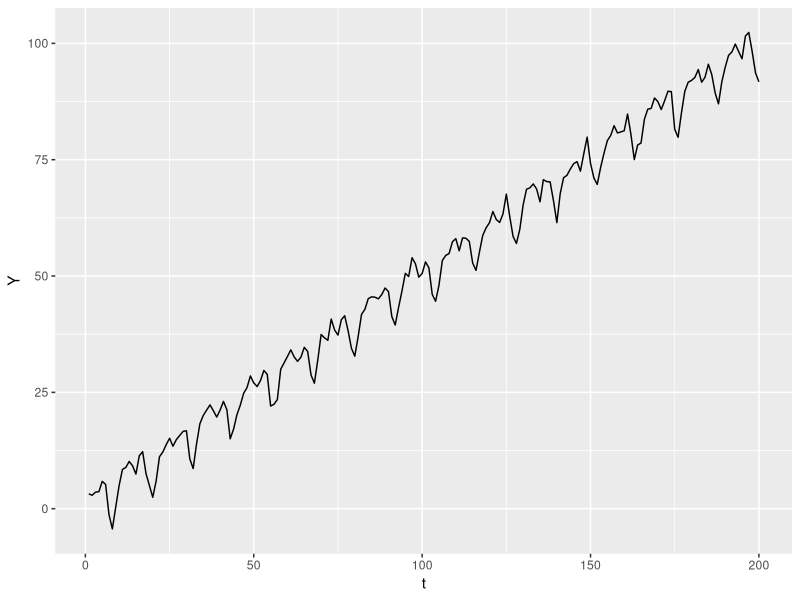
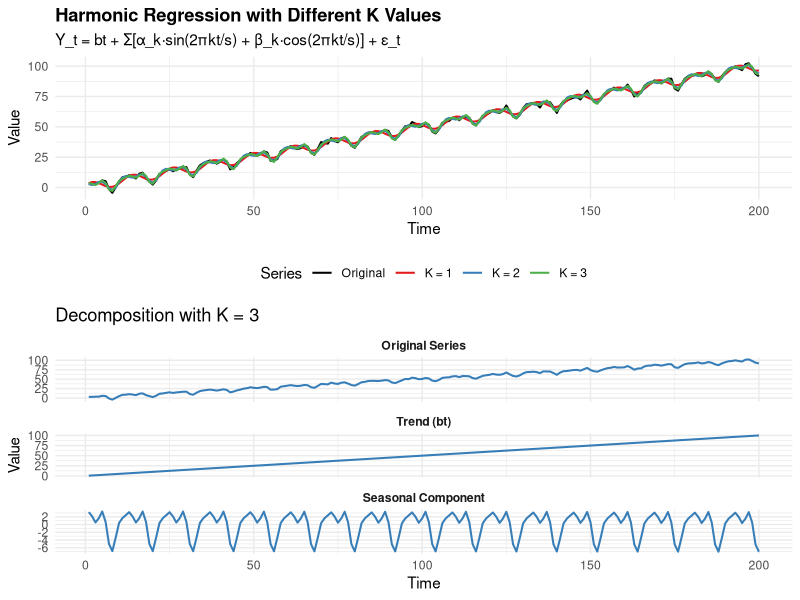
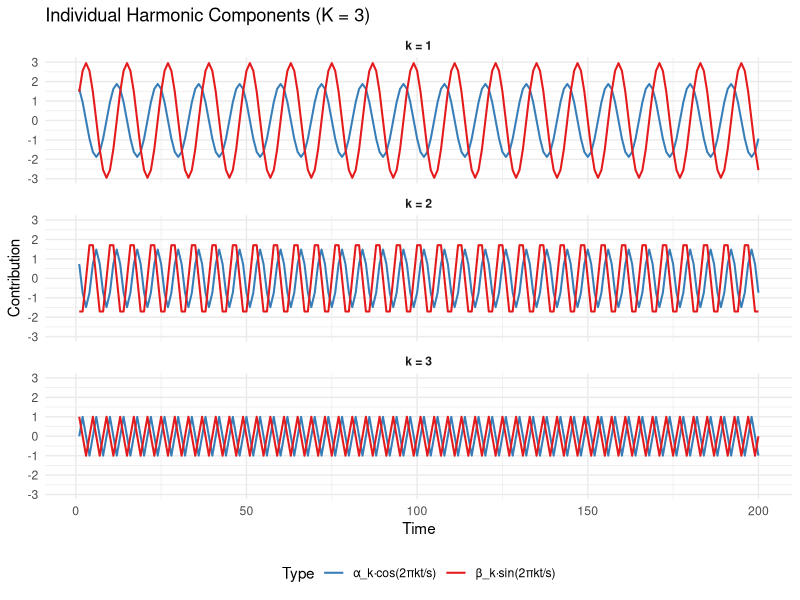

The R script that drew these images, in order:
# Harmonic Regression: Modeling Seasonality with Sin and Cos Functions
# ========================================================================

# Load required libraries
library(ggplot2)
library(gridExtra)

# Set seed for reproducibility
set.seed(123)

# Parameters
n <- 200              # Number of time points
s <- 12               # Period (e.g., 12 months for yearly seasonality)
b <- 0.5              # Trend coefficient
noise_sd <- 1        # Standard deviation of noise



# s = 12 for monthly data with yearly seasonality
# s = 4 for quarterly data with yearly seasonality
# s = 7 for daily data with weekly seasonality
# s = 52 for weekly data with yearly seasonality



# Generate time variable
t <- 1:n

# Create harmonic terms for different K values
K_values <- c(1, 2, 3)

# True seasonal component (using K=3 for illustration)
K_true <- 3
alpha_true <- c(3, -2, 1)
beta_true <- c(2, 1.5, -1)

# Generate true seasonal component
seasonal_true <- 0
for(k in 1:K_true) {
  seasonal_true <- seasonal_true + 
    alpha_true[k] * sin(2 * pi * k * t / s) + 
    beta_true[k] * cos(2 * pi * k * t / s)
}

# Generate synthetic time series: Y_t = trend + seasonality + noise
Y <- b * t + seasonal_true + rnorm(n, 0, noise_sd)
## We observe a trend and quite complicated seasonality!


data.frame(Y=Y, t=t) |>
  ggplot(aes(x=t, y=Y)) +
  geom_line()


# Function to create harmonic regressors and fit model
fit_harmonic <- function(Y, t, s, K) {
  # Create design matrix
  X <- matrix(1, nrow = length(t), ncol = 1 + 2*K + 1)
  X[, 2] <- t  # Trend
  
  for(k in 1:K) {
    X[, 2 + 2*k - 1] <- sin(2 * pi * k * t / s)  # s_k(t)
    X[, 2 + 2*k] <- cos(2 * pi * k * t / s)      # c_k(t)
  }
  
  # Fit linear model; This is simply the regression coefficient we looked at!!
  # beta= (X'X)^{-1}X'Y
  # inv(X%*%X)%*%t(X)%*%Y
  model <- lm(Y ~ X - 1)
  fitted_values <- fitted(model)
  
  # Calculate AIC
  aic <- AIC(model)
  
  list(model = model, fitted = fitted_values, aic = aic, X = X)
}

# Fit models with different K values
results <- list()
for(K in K_values) {
  results[[paste0("K", K)]] <- fit_harmonic(Y, t, s, K)
}

# Create comparison data frame
df_plot <- data.frame(
  Time = rep(t, length(K_values) + 1),
  Value = c(Y, sapply(results, function(x) x$fitted)),
  Series = factor(rep(c("Original", paste0("K = ", K_values)), 
                      each = length(t)),
                  levels = c("Original", paste0("K = ", K_values)))
)

# Plot 1: Original data with different K approximations
p1 <- ggplot(df_plot, aes(x = Time, y = Value, color = Series)) +
  geom_line(linewidth = 0.7) +
  scale_color_manual(values = c("black", "#E41A1C", "#377EB8", "#4DAF4A", "#984EA3")) +
  labs(title = "Harmonic Regression with Different K Values",
       subtitle = "Y_t = bt + Σ[α_k·sin(2πkt/s) + β_k·cos(2πkt/s)] + ε_t",
       x = "Time", y = "Value") +
  theme_minimal() +
  theme(legend.position = "bottom",
        plot.title = element_text(face = "bold"))

# Plot 2: Decomposition for K=3
fit_K3 <- results[["K3"]]
df_decomp <- data.frame(
  Time = rep(t, 3),
  Value = c(Y, b * t, fit_K3$fitted - b * t),
  Component = factor(rep(c("Original Series", "Trend (bt)", "Seasonal Component"), 
                         each = length(t)),
                     levels = c("Original Series", "Trend (bt)", "Seasonal Component"))
)

p2 <- ggplot(df_decomp, aes(x = Time, y = Value)) +
  geom_line(color = "#377EB8", linewidth = 0.7) +
  facet_wrap(~ Component, ncol = 1, scales = "free_y") +
  labs(title = "Decomposition with K = 3",
       x = "Time", y = "Value") +
  theme_minimal() +
  theme(strip.text = element_text(face = "bold"))

# Plot 3: Individual harmonic components for K=3
K <- 3
df_harmonics <- data.frame(
  Time = rep(t, K * 2),
  Value = numeric(length(t) * K * 2),
  Harmonic = factor(rep(rep(1:K, each = length(t)), 2)),
  Type = factor(rep(c("sin", "cos"), each = length(t) * K))
)

coefs <- coef(fit_K3$model)
for(k in 1:K) {
  idx_sin <- which(df_harmonics$Harmonic == k & df_harmonics$Type == "sin")
  idx_cos <- which(df_harmonics$Harmonic == k & df_harmonics$Type == "cos")
  
  df_harmonics$Value[idx_sin] <- coefs[2 + 2*k - 1] * sin(2 * pi * k * t / s)
  df_harmonics$Value[idx_cos] <- coefs[2 + 2*k] * cos(2 * pi * k * t / s)
}

p3 <- ggplot(df_harmonics, aes(x = Time, y = Value, color = Type)) +
  geom_line(linewidth = 0.7) +
  facet_wrap(~ Harmonic, ncol = 1, 
             labeller = labeller(Harmonic = function(x) paste0("k = ", x))) +
  scale_color_manual(values = c("sin" = "#E41A1C", "cos" = "#377EB8"),
                     labels = c("cos" = "α_k·cos(2πkt/s)", "sin" = "β_k·sin(2πkt/s)")) +
  labs(title = "Individual Harmonic Components (K = 3)",
       x = "Time", y = "Contribution") +
  theme_minimal() +
  theme(legend.position = "bottom",
        strip.text = element_text(face = "bold"))

# Display plots
grid.arrange(p1, p2, ncol = 1)
print(p3)

# Print AIC comparison
cat("\n=== Model Comparison (AICc) ===\n")
aic_table <- data.frame(
  K = K_values,
  AIC = sapply(results, function(x) x$aic),
  Parameters = 2 + 2*K_values + 1  # intercept + trend + 2K harmonics + sigma^2
)
print(aic_table)
cat("\nBest model: K =", aic_table$K[which.min(aic_table$AIC)], 
    "(lowest AIC)\n")

##AIC manages to find the corect model!!

# Print coefficients for K=3
cat("\n=== Fitted Coefficients (K = 3) ===\n")
coef_K3 <- coef(fit_K3$model)
cat(sprintf("Trend (b): %.4f\n", coef_K3[2]))
for(k in 1:3) {
  cat(sprintf("α_%d (sin): %.4f, β_%d (cos): %.4f\n", 
              k, coef_K3[2 + 2*k - 1], k, coef_K3[2 + 2*k]))
}
